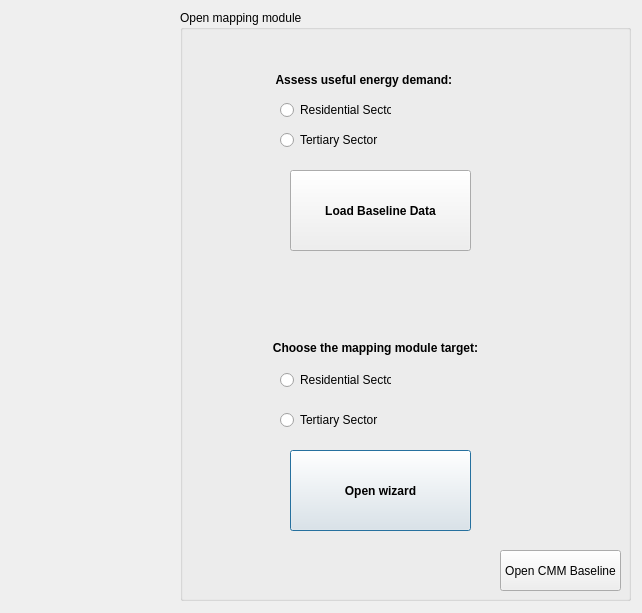
<?xml version="1.0" encoding="UTF-8"?>
<ui version="4.0">
 <class>PlanheatMappingPluginDialogBase</class>
 <widget class="QDialog" name="PlanheatMappingPluginDialogBase">
  <property name="geometry">
   <rect>
    <x>0</x>
    <y>0</y>
    <width>642</width>
    <height>613</height>
   </rect>
  </property>
  <property name="windowTitle">
   <string>PlanHeatMappingWizard</string>
  </property>
  <property name="windowIcon">
   <iconset resource="resources.qrc">
    <normaloff>:/images/wizard.png</normaloff>:/images/wizard.png</iconset>
  </property>
  <widget class="QGroupBox" name="groupBoxPlanning">
   <property name="geometry">
    <rect>
     <x>180</x>
     <y>10</y>
     <width>451</width>
     <height>591</height>
    </rect>
   </property>
   <property name="title">
    <string>Open mapping module</string>
   </property>
   <widget class="QPushButton" name="pushButtonOpenMappingModule">
    <property name="geometry">
     <rect>
      <x>110</x>
      <y>440</y>
      <width>181</width>
      <height>81</height>
     </rect>
    </property>
    <property name="font">
     <font>
      <weight>75</weight>
      <bold>true</bold>
     </font>
    </property>
    <property name="text">
     <string>Open wizard</string>
    </property>
    <property name="iconSize">
     <size>
      <width>32</width>
      <height>32</height>
     </size>
    </property>
   </widget>
   <widget class="QRadioButton" name="radioButtonResidential">
    <property name="geometry">
     <rect>
      <x>100</x>
      <y>360</y>
      <width>111</width>
      <height>20</height>
     </rect>
    </property>
    <property name="text">
     <string>Residential Sector</string>
    </property>
    <property name="checked">
     <bool>false</bool>
    </property>
   </widget>
   <widget class="QRadioButton" name="radioButtonTertiarySector">
    <property name="geometry">
     <rect>
      <x>100</x>
      <y>400</y>
      <width>101</width>
      <height>20</height>
     </rect>
    </property>
    <property name="text">
     <string>Tertiary Sector</string>
    </property>
   </widget>
   <widget class="QLabel" name="label_2">
    <property name="geometry">
     <rect>
      <x>90</x>
      <y>330</y>
      <width>211</width>
      <height>16</height>
     </rect>
    </property>
    <property name="font">
     <font>
      <weight>75</weight>
      <bold>true</bold>
     </font>
    </property>
    <property name="text">
     <string>Choose the mapping module target:</string>
    </property>
    <property name="alignment">
     <set>Qt::AlignCenter</set>
    </property>
   </widget>
   <widget class="QLabel" name="label_4">
    <property name="geometry">
     <rect>
      <x>90</x>
      <y>60</y>
      <width>191</width>
      <height>21</height>
     </rect>
    </property>
    <property name="font">
     <font>
      <weight>75</weight>
      <bold>true</bold>
     </font>
    </property>
    <property name="text">
     <string>&lt;html&gt;&lt;head/&gt;&lt;body&gt;&lt;p&gt;Assess useful energy demand: &lt;/p&gt;&lt;/body&gt;&lt;/html&gt;</string>
    </property>
    <property name="alignment">
     <set>Qt::AlignCenter</set>
    </property>
    <property name="wordWrap">
     <bool>true</bool>
    </property>
   </widget>
   <widget class="QPushButton" name="pushButtonOpenCSV_Existing">
    <property name="geometry">
     <rect>
      <x>110</x>
      <y>160</y>
      <width>181</width>
      <height>81</height>
     </rect>
    </property>
    <property name="font">
     <font>
      <weight>75</weight>
      <bold>true</bold>
     </font>
    </property>
    <property name="text">
     <string>Load Baseline Data</string>
    </property>
    <property name="iconSize">
     <size>
      <width>32</width>
      <height>32</height>
     </size>
    </property>
   </widget>
   <widget class="QRadioButton" name="radioButtonResidential_Baseline">
    <property name="geometry">
     <rect>
      <x>100</x>
      <y>90</y>
      <width>111</width>
      <height>20</height>
     </rect>
    </property>
    <property name="text">
     <string>Residential Sector</string>
    </property>
    <property name="checked">
     <bool>false</bool>
    </property>
   </widget>
   <widget class="QRadioButton" name="radioButtonTertiarySector_Baseline">
    <property name="geometry">
     <rect>
      <x>100</x>
      <y>120</y>
      <width>101</width>
      <height>20</height>
     </rect>
    </property>
    <property name="text">
     <string>Tertiary Sector</string>
    </property>
   </widget>
   <widget class="QPushButton" name="CMMButton">
    <property name="geometry">
     <rect>
      <x>320</x>
      <y>540</y>
      <width>121</width>
      <height>41</height>
     </rect>
    </property>
    <property name="text">
     <string>Open CMM Baseline</string>
    </property>
   </widget>
  </widget>
  <widget class="QLabel" name="label">
   <property name="geometry">
    <rect>
     <x>10</x>
     <y>20</y>
     <width>201</width>
     <height>581</height>
    </rect>
   </property>
   <property name="text">
    <string/>
   </property>
   <property name="pixmap">
    <pixmap resource="resources.qrc">:/images/PlanHeat_rgb.png</pixmap>
   </property>
  </widget>
 </widget>
 <resources>
 </resources>
 <connections/>
</ui>
